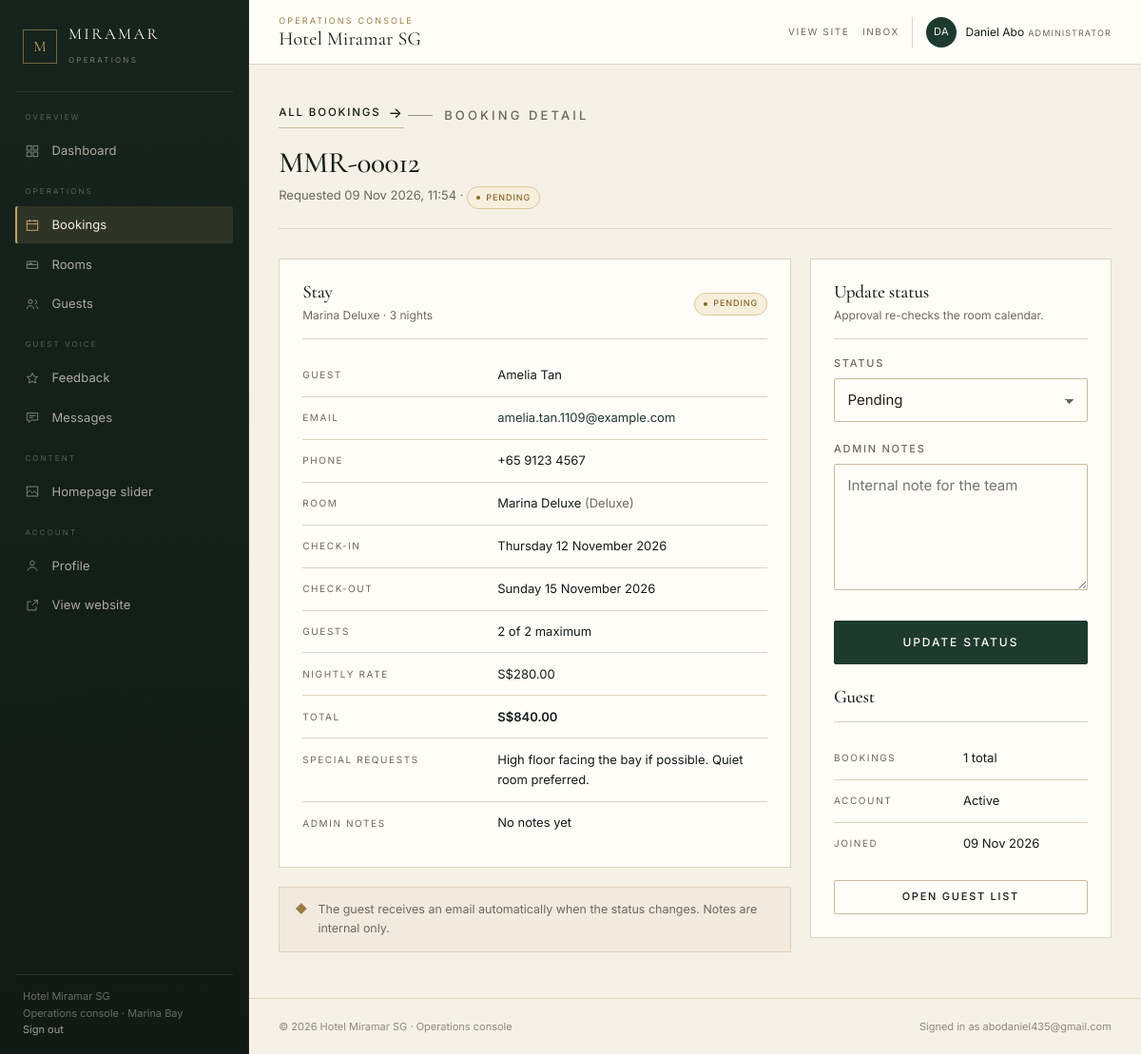
/admin/bookings/12 (signed in), run on the app's committed database.
### app/models/models.py (models this page shows, shortened)
class User(UserMixin, db.Model):
    __tablename__ = 'users'
    id = db.Column(db.Integer, primary_key=True)
    email = db.Column(db.String(120), unique=True, nullable=False, index=True)
    password_hash = db.Column(db.String(256), nullable=False)
    first_name = db.Column(db.String(80), nullable=False)
    last_name = db.Column(db.String(80), nullable=False)
    phone = db.Column(db.String(30))
    address = db.Column(db.String(255))
    is_admin = db.Column(db.Boolean, default=False, nullable=False)
    is_active = db.Column(db.Boolean, default=True, nullable=False)
    created_at = db.Column(db.DateTime, default=datetime.utcnow)
    updated_at = db.Column(db.DateTime, default=datetime.utcnow, onupdate=datetime.utcnow)
    bookings = db.relationship('Booking', back_populates='user', lazy='dynamic',
                               cascade='all, delete-orphan')
    feedbacks = db.relationship('Feedback', back_populates='user', lazy='dynamic')
    @property
    def full_name(self):
        return f'{self.first_name} {self.last_name}'

class Booking(db.Model):
    __tablename__ = 'bookings'
    id = db.Column(db.Integer, primary_key=True)
    user_id = db.Column(db.Integer, db.ForeignKey('users.id'), nullable=False, index=True)
    room_id = db.Column(db.Integer, db.ForeignKey('rooms.id'), nullable=False, index=True)
    check_in = db.Column(db.Date, nullable=False)
    check_out = db.Column(db.Date, nullable=False)
    num_guests = db.Column(db.Integer, default=1)
    total_price = db.Column(db.Numeric(12, 2), nullable=False)
    status = db.Column(db.String(20), default='pending', nullable=False, index=True)
    special_requests = db.Column(db.Text)
    admin_notes = db.Column(db.Text)
    created_at = db.Column(db.DateTime, default=datetime.utcnow)
    updated_at = db.Column(db.DateTime, default=datetime.utcnow, onupdate=datetime.utcnow)
    user = db.relationship('User', back_populates='bookings')
    room = db.relationship('Room', back_populates='bookings')
    @property
    def nights(self):
        if self.check_in and self.check_out:
            return (self.check_out - self.check_in).days
        return 0

class Room(db.Model):
    __tablename__ = 'rooms'
    id = db.Column(db.Integer, primary_key=True)
    name = db.Column(db.String(120), nullable=False)
    room_type = db.Column(db.String(50), nullable=False)  # Standard, Deluxe, Suite, etc.
    description = db.Column(db.Text)
    price_per_night = db.Column(db.Numeric(10, 2), nullable=False)
    max_occupancy = db.Column(db.Integer, default=2)
    amenities = db.Column(db.Text)  # comma-separated or JSON-like string
    image_filename = db.Column(db.String(255))
    is_available = db.Column(db.Boolean, default=True, nullable=False)
    is_featured = db.Column(db.Boolean, default=False)
    created_at = db.Column(db.DateTime, default=datetime.utcnow)
    updated_at = db.Column(db.DateTime, default=datetime.utcnow, onupdate=datetime.utcnow)
    bookings = db.relationship('Booking', back_populates='room', lazy='dynamic')

### app/routes/admin.py (the view, shortened to what this page needs)
@admin_bp.route('/bookings/<int:booking_id>', methods=['GET', 'POST'])
@admin_required
def booking_detail(booking_id):
    booking = Booking.query.get_or_404(booking_id)
    form = BookingStatusForm(obj=booking)
    return render_template('admin/booking_detail.html', booking=booking, form=form)

### app/forms/forms.py
class BookingStatusForm(FlaskForm):
    status = SelectField('Status', choices=[
        ('pending', 'Pending'),
        ('approved', 'Approved'),
        ('disapproved', 'Disapproved'),
        ('cancelled', 'Cancelled')
    ], validators=[DataRequired()])
    admin_notes = TextAreaField('Admin Notes', validators=[Optional()])
    submit = SubmitField('Update Status')

### app/models/models.py (called while the page is built)
@login_manager.user_loader
def load_user(user_id):
    return User.query.get(int(user_id))

### app/routes/admin.py (called while the page is built)
def admin_required(f):
    @wraps(f)
    @login_required
    def decorated(*args, **kwargs):
        if not current_user.is_admin:
            abort(403)
        return f(*args, **kwargs)
    return decorated

### app/templates/admin/booking_detail.html (shortened to what this page needs)
{% extends 'admin/base_admin.html' %}
{% block admin_content %}
<div class="admin-page-head">
  <div>
    <a class="link-arrow" href="{{ url_for('admin.bookings') }}" style="margin-bottom: 0.75rem;">All bookings</a>
    <p class="eyebrow">Booking detail</p>
    <h1>MMR-{{ '%05d'|format(booking.id) }}</h1>
    <p>Requested {{ booking.created_at.strftime('%d %b %Y, %H:%M') }} &middot; <span class="badge badge-{{ booking.status }}">{{ booking.status|capitalize }}</span></p>
  </div>
</div>
<div class="dash-grid">
  <div>
    <div class="panel">
      <div class="panel__head">
        <div>
          <h2>Stay</h2>
          <p>{{ booking.room.name }} &middot; {{ booking.nights }} {{ 'night' if booking.nights == 1 else 'nights' }}</p>
        </div>
        <span class="badge badge-{{ booking.status }}">{{ booking.status|capitalize }}</span>
      </div>
      <dl class="kv">
        <div class="kv__row"><dt>Guest</dt><dd>{{ booking.user.full_name }}</dd></div>
        <div class="kv__row"><dt>Email</dt><dd><a href="mailto:{{ booking.user.email }}">{{ booking.user.email }}</a></dd></div>
        <div class="kv__row"><dt>Phone</dt><dd>{{ booking.user.phone or '—' }}</dd></div>
        <div class="kv__row"><dt>Room</dt><dd>{{ booking.room.name }} <span class="cell-muted">({{ booking.room.room_type }})</span></dd></div>
        <div class="kv__row"><dt>Check-in</dt><dd>{{ booking.check_in.strftime('%A %d %B %Y') }}</dd></div>
        <div class="kv__row"><dt>Check-out</dt><dd>{{ booking.check_out.strftime('%A %d %B %Y') }}</dd></div>
        <div class="kv__row"><dt>Guests</dt><dd>{{ booking.num_guests }} of {{ booking.room.max_occupancy }} maximum</dd></div>
        <div class="kv__row"><dt>Nightly rate</dt><dd>S${{ '%.2f'|format(booking.room.price_per_night) }}</dd></div>
        <div class="kv__row"><dt>Total</dt><dd><strong>S${{ '%.2f'|format(booking.total_price) }}</strong></dd></div>
        <div class="kv__row"><dt>Special requests</dt><dd>{{ booking.special_requests or 'None recorded' }}</dd></div>
        <div class="kv__row"><dt>Admin notes</dt><dd>{{ booking.admin_notes or 'No notes yet' }}</dd></div>
      </dl>
    </div>
    <div class="admin-note" style="margin-top: 1.25rem;">
      <span aria-hidden="true" style="color: var(--brass);">&#9670;</span>
      <span>The guest receives an email automatically when the status changes. Notes are internal only.</span>
    </div>
  </div>
  <div class="panel">
    <div class="panel__head">
      <div>
        <h2>Update status</h2>
        <p>Approval re-checks the room calendar.</p>
      </div>
    </div>
    <form method="post">
      <div class="form-group">
        {{ form.status.label }}
        {{ form.status(class='input') }}
      </div>
      <div class="form-group">
        {{ form.admin_notes.label }}
        {{ form.admin_notes(class='input', rows='5', placeholder='Internal note for the team') }}
      </div>
      <div class="form-actions">
        {{ form.submit(class='btn btn--block') }}
      </div>
    </form>
    <div class="panel__head" style="margin-top: 1.5rem;">
      <div><h2>Guest</h2></div>
    </div>
    <dl class="kv">
      <div class="kv__row"><dt>Bookings</dt><dd>{{ booking.user.bookings.count() }} total</dd></div>
      <div class="kv__row"><dt>Account</dt><dd>{{ 'Active' if booking.user.is_active else 'Deactivated' }}</dd></div>
      <div class="kv__row"><dt>Joined</dt><dd>{{ booking.user.created_at.strftime('%d %b %Y') }}</dd></div>
    </dl>
    <a class="btn btn--ghost btn--sm btn--block" style="margin-top: 1rem;" href="{{ url_for('admin.customers') }}">Open guest list</a>
  </div>
</div>
{% endblock %}

### app/templates/admin/base_admin.html (shortened to what this page needs)
{% set ep = request.endpoint or '' %}
<!DOCTYPE html>
<html lang="en">
<head>
  <link rel="stylesheet" href="{{ url_for('static', filename='css/main.css') }}">
</head>
<body class="admin-body">
  <div class="admin-shell">
    <aside class="admin-sidebar" id="admin-sidebar" data-admin-panel aria-label="Console navigation">
      <a class="admin-brand" href="{{ url_for('admin.dashboard') }}">
        <span class="admin-brand__monogram" aria-hidden="true">M</span>
        <span>
          <span class="admin-brand__name">Miramar</span>
          <span class="admin-brand__role">Operations</span>
        </span>
      </a>
      <nav class="admin-nav" aria-label="Console sections">
        <p class="admin-nav__group">Overview</p>
        <a href="{{ url_for('admin.dashboard') }}" class="admin-nav__link{% if ep == 'admin.dashboard' %} is-active{% endif %}"{% if ep == 'admin.dashboard' %} aria-current="page"{% endif %}>
          <svg viewBox="0 0 24 24" aria-hidden="true"><rect x="3.5" y="3.5" width="7" height="7"/><rect x="13.5" y="3.5" width="7" height="7"/><rect x="3.5" y="13.5" width="7" height="7"/><rect x="13.5" y="13.5" width="7" height="7"/></svg>
          Dashboard
        </a>
        <p class="admin-nav__group">Operations</p>
        <a href="{{ url_for('admin.bookings') }}" class="admin-nav__link{% if 'booking' in ep %} is-active{% endif %}"{% if 'booking' in ep %} aria-current="page"{% endif %}>
          <svg viewBox="0 0 24 24" aria-hidden="true"><rect x="3.5" y="5" width="17" height="15"/><path d="M3.5 10h17M8 3v4M16 3v4"/></svg>
          Bookings
        </a>
        <a href="{{ url_for('admin.rooms') }}" class="admin-nav__link{% if 'room' in ep %} is-active{% endif %}"{% if 'room' in ep %} aria-current="page"{% endif %}>
          <svg viewBox="0 0 24 24" aria-hidden="true"><path d="M3.5 18.5v-6h17v6M3.5 18.5h17M3.5 12.5v-3a2 2 0 0 1 2-2h13a2 2 0 0 1 2 2v3M7 12.5v-2h4v2"/></svg>
          Rooms
        </a>
        <a href="{{ url_for('admin.customers') }}" class="admin-nav__link{% if 'customer' in ep %} is-active{% endif %}"{% if 'customer' in ep %} aria-current="page"{% endif %}>
          <svg viewBox="0 0 24 24" aria-hidden="true"><circle cx="9" cy="8" r="3.2"/><path d="M3.5 19.5c.6-3.2 2.7-5 5.5-5s4.9 1.8 5.5 5M16 5.5a3 3 0 0 1 0 6M17.5 14.8c2 .5 3.2 2.1 3.5 4.7"/></svg>
          Guests
        </a>
        <p class="admin-nav__group">Guest voice</p>
        <a href="{{ url_for('admin.feedback') }}" class="admin-nav__link{% if 'feedback' in ep %} is-active{% endif %}"{% if 'feedback' in ep %} aria-current="page"{% endif %}>
          <svg viewBox="0 0 24 24" aria-hidden="true"><path d="M12 3.8l2.5 5.2 5.7.8-4.1 4 1 5.7-5.1-2.7-5.1 2.7 1-5.7-4.1-4 5.7-.8z"/></svg>
          Feedback
        </a>
        <a href="{{ url_for('admin.messages') }}" class="admin-nav__link{% if 'message' in ep %} is-active{% endif %}"{% if 'message' in ep %} aria-current="page"{% endif %}>
          <svg viewBox="0 0 24 24" aria-hidden="true"><path d="M3.5 5.5h17v11h-10l-4 3.5v-3.5h-3z"/><path d="M7 9.5h10M7 12.5h6"/></svg>
          Messages
        </a>
        <p class="admin-nav__group">Content</p>
        <a href="{{ url_for('admin.slider') }}" class="admin-nav__link{% if 'slider' in ep %} is-active{% endif %}"{% if 'slider' in ep %} aria-current="page"{% endif %}>
          <svg viewBox="0 0 24 24" aria-hidden="true"><rect x="3.5" y="4.5" width="17" height="15"/><path d="M3.5 15l4.5-4.5 4 4 3-3 5.5 5.5M8 8.8h.01"/></svg>
          Homepage slider
        </a>
        <p class="admin-nav__group">Account</p>
        <a href="{{ url_for('admin.profile') }}" class="admin-nav__link{% if ep == 'admin.profile' %} is-active{% endif %}"{% if ep == 'admin.profile' %} aria-current="page"{% endif %}>
          <svg viewBox="0 0 24 24" aria-hidden="true"><circle cx="12" cy="8.2" r="3.4"/><path d="M5 20c.7-3.5 3.3-5.4 7-5.4s6.3 1.9 7 5.4"/></svg>
          Profile
        </a>
        <a href="{{ url_for('public.index') }}" class="admin-nav__link">
          <svg viewBox="0 0 24 24" aria-hidden="true"><path d="M14 4h6v6M20 4l-8 8M18 14v5.5H4.5V6H10"/></svg>
          View website
        </a>
      </nav>
      <div class="admin-sidebar__foot">
        {{ hotel_name }}<br>
        Operations console &middot; Marina Bay<br>
        <a href="{{ url_for('auth.logout') }}">Sign out</a>
      </div>
    </aside>
    <div class="admin-main" id="admin-main">
      <header class="admin-topbar">
        <div>
          <p class="admin-topbar__eyebrow">Operations console</p>
          <p class="admin-topbar__title">{{ hotel_name }}</p>
        </div>
        <div class="admin-topbar__actions">
          <a class="admin-topbar__link" href="{{ url_for('public.index') }}">View site</a>
          <a class="admin-topbar__link" href="{{ url_for('admin.messages') }}">Inbox</a>
          <div class="admin-user">
            <span class="admin-user__avatar" aria-hidden="true">{{ current_user.first_name[0] }}{{ current_user.last_name[0] }}</span>
            <span>
              <span class="admin-user__name">{{ current_user.full_name }}</span>
              <span class="admin-user__role">Administrator</span>
            </span>
          </div>
        </div>
      </header>
      <main class="admin-content">
        {% block admin_content %}{% endblock %}
      </main>
      <footer class="admin-footer">
        <span>&copy; 2026 {{ hotel_name }} &middot; Operations console</span>
        <span>Signed in as {{ current_user.email }}</span>
      </footer>
    </div>
  </div>
</body>
</html>

### data on the page
User: first_name "D", last_name "A", full_name "Daniel Abo", email "abodaniel435@gmail.com"
Booking: id "00012", created_at "09 Nov 2026, 11:54", status "PENDING", nights "3", check_in+check_out "nights", check_in "Thursday 12 November 2026", check_out "Sunday 15 November 2026", num_guests "2", total_price "840.00", special_requests "High floor facing the bay if possible. Quiet room preferred.", admin_notes "No notes yet", status "Pending"
Room: room.name "Marina Deluxe", room.room_type "Deluxe", room.max_occupancy "2", room.price_per_night "280.00"
User: user.full_name "Amelia Tan", user.email "amelia.tan.1109@example.com", user "+65 9123 4567", is_active "Active", user.created_at "09 Nov 2026"

### other printed values
{{ hotel_name }} "Hotel Miramar SG"
{{ booking.user.bookings.count() }} "1"
